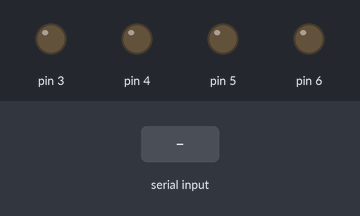
Simulated run of this sketch. Board: Arduino Uno, built with avr-gcc and run on an emulated ATmega328P. Shown: output pins drawn as LEDs (lit = HIGH). The test bench sets the inputs (shaded band).

Above: at 1.2 s.
1.3 s: "w" received over Serial
At 1.9 s:
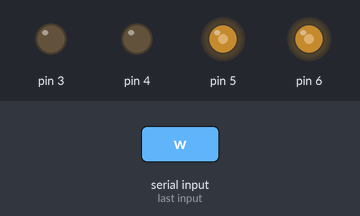
2.8 s: "s" received over Serial
At 3.1 s:
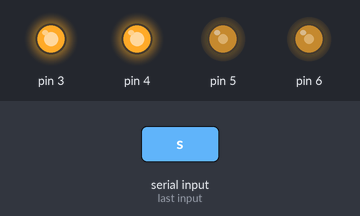
4.3 s: "a" received over Serial
At 5.4 s:
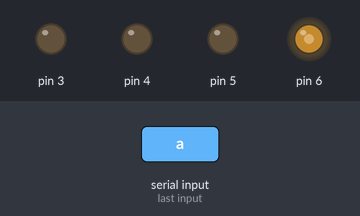
5.8 s: "d" received over Serial
At 6.6 s:
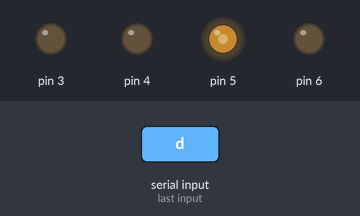
Timing chart, 0 to 8.3 s (numbered marks = the images above; inputs shaded):
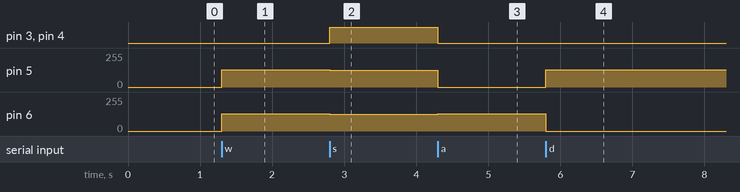

The sketch:

_7_Serial_Motor.ino
```cpp
int incomingByte = 0;   // ตัวแปรประเภท int
void setup()
{
	pinMode(3,OUTPUT);	//กำหนดให้ขาหมายเลข 2 ทำหน้าที่เป็น OUTPUT
	pinMode(4,OUTPUT);	//กำหนดให้ขาหมายเลข 4 ทำหน้าที่เป็น OUTPUT
        pinMode(5,OUTPUT);	//กำหนดให้ขาหมายเลข 5 ทำหน้าที่เป็น OUTPUT
        pinMode(6,OUTPUT);	//กำหนดให้ขาหมายเลข 6 ทำหน้าที่เป็น OUTPUT

        Serial.begin(9600);      //กำหนดความเร็วในการส่งข้อมูล
}
void motor_forward(unsigned char Left_duty,unsigned char Right_duty)	//ฟังก์ชั่นสำหรับสั่งงานให้มอเตอร์หมุนไปข้างหน้า ปรับความเร็วได้ 0-255
{                                                                       //Left_duty คือความเร็วล้อซ้าย
	analogWrite(5,Left_duty);                                       //Right_duty คือวคามเร็วล้อขวา
	digitalWrite(3,LOW);

        analogWrite(6,Right_duty);
	digitalWrite(4,LOW);
}
void motor_backward(unsigned char Left_duty,unsigned char Right_duty)	//ฟังก์ชั่นสำหรับสั่งงานให้มอเตอร์หมุนถอยหลัง ปรับความเร็วได้ 0-255
{                                                                       //Left_duty คือความเร็วล้อซ้าย
	analogWrite(5,255-Left_duty);                                   //Right_duty คือวคามเร็วล้อขวา
	digitalWrite(3,HIGH);

        analogWrite(6,255-Right_duty);
	digitalWrite(4,HIGH);
}


void loop()
{

        if (Serial.available() > 0) {
              incomingByte = Serial.read();
              if(incomingByte == 'w'){                   //กำหนดเงื่อนไขว่า ถ้า incomingByte เก็บค่า w ไว้จะทำงานใน {...}
                  motor_forward(128,128);                //สั่งให้มอเตอร์ซ้ายและมอเตอร์ขวาหมุนไปข้างหน้าด้วยความเร็ว 50%
              }
              else if(incomingByte == 's'){              //กำหนดเงื่อนไขว่า ถ้า incomingByte เก็บค่า s ไว้จะทำงานใน {...}
                motor_backward(128,128);                  //สั่งให้มอเตอร์ขวาและมอเตอร์ซ้ายหมุนไปด้านหลังด้วยความเร็ว 50%
              }
              else  if(incomingByte == 'a'){             //กำหนดเงื่อนไขว่า ถ้า incomingByte เก็บค่า a ไว้จะทำงานใน {...}
      	        motor_forward(0,128);	                 //สั่งให้มอเตอร์ซ้ายหยุดและมอเตอร์ขวาหมุนไปด้านหลังด้วยความเร็ว 50%
              }
               else  if(incomingByte == 'd'){            //กำหนดเงื่อนไขว่า ถ้า incomingByte เก็บค่า d ไว้จะทำงานใน {...}
      	        motor_forward(128,0);	                 //สั่งให้มอเตอร์ขวาหยุดและมอเตอร์ซ้ายหมุนไปด้านหลังด้วยความเร็ว 50%
              }
        }


}				//หลังจากจบบรรทัดนี้โปรแกรมจะขึ้นไปทำบรรทัดแรกของ void loop ใหม่
```

Measured:
- after the input at 1.3 s, pin 5, pin 6: 0/255 → 128/255 at once
- after the input at 2.8 s, pin 3, pin 4: LOW → HIGH at once; pin 5, pin 6: 128/255 → 127/255 at once
- after the input at 4.3 s, pin 3, pin 4: HIGH → LOW at once; pin 5: 127/255 → 0/255 at once; pin 6: 127/255 → 128/255 at once
- after the input at 5.8 s, pin 5: 0/255 → 128/255 at once; pin 6: 128/255 → 0/255 at once
